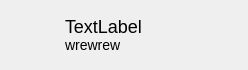
<?xml version="1.0" encoding="UTF-8"?>
<ui version="4.0">
 <class>dlgIndicator</class>
 <widget class="QDialog" name="dlgIndicator">
  <property name="geometry">
   <rect>
    <x>0</x>
    <y>0</y>
    <width>248</width>
    <height>70</height>
   </rect>
  </property>
  <property name="sizePolicy">
   <sizepolicy hsizetype="Fixed" vsizetype="Fixed">
    <horstretch>0</horstretch>
    <verstretch>0</verstretch>
   </sizepolicy>
  </property>
  <property name="windowTitle">
   <string>Dialog</string>
  </property>
  <layout class="QHBoxLayout" name="horizontalLayout">
   <item>
    <widget class="QLabel" name="lblStatusIcon">
     <property name="sizePolicy">
      <sizepolicy hsizetype="Fixed" vsizetype="Fixed">
       <horstretch>0</horstretch>
       <verstretch>0</verstretch>
      </sizepolicy>
     </property>
     <property name="minimumSize">
      <size>
       <width>48</width>
       <height>48</height>
      </size>
     </property>
     <property name="text">
      <string/>
     </property>
    </widget>
   </item>
   <item>
    <widget class="QLabel" name="label_2">
     <property name="text">
      <string>&lt;font size=&quot;5&quot;&gt;TextLabel&lt;font&gt;&lt;br/&gt;&lt;font size=&quot;4&quot;&gt;wrewrew&lt;/font&gt;</string>
     </property>
    </widget>
   </item>
  </layout>
 </widget>
 <resources/>
 <connections/>
</ui>
